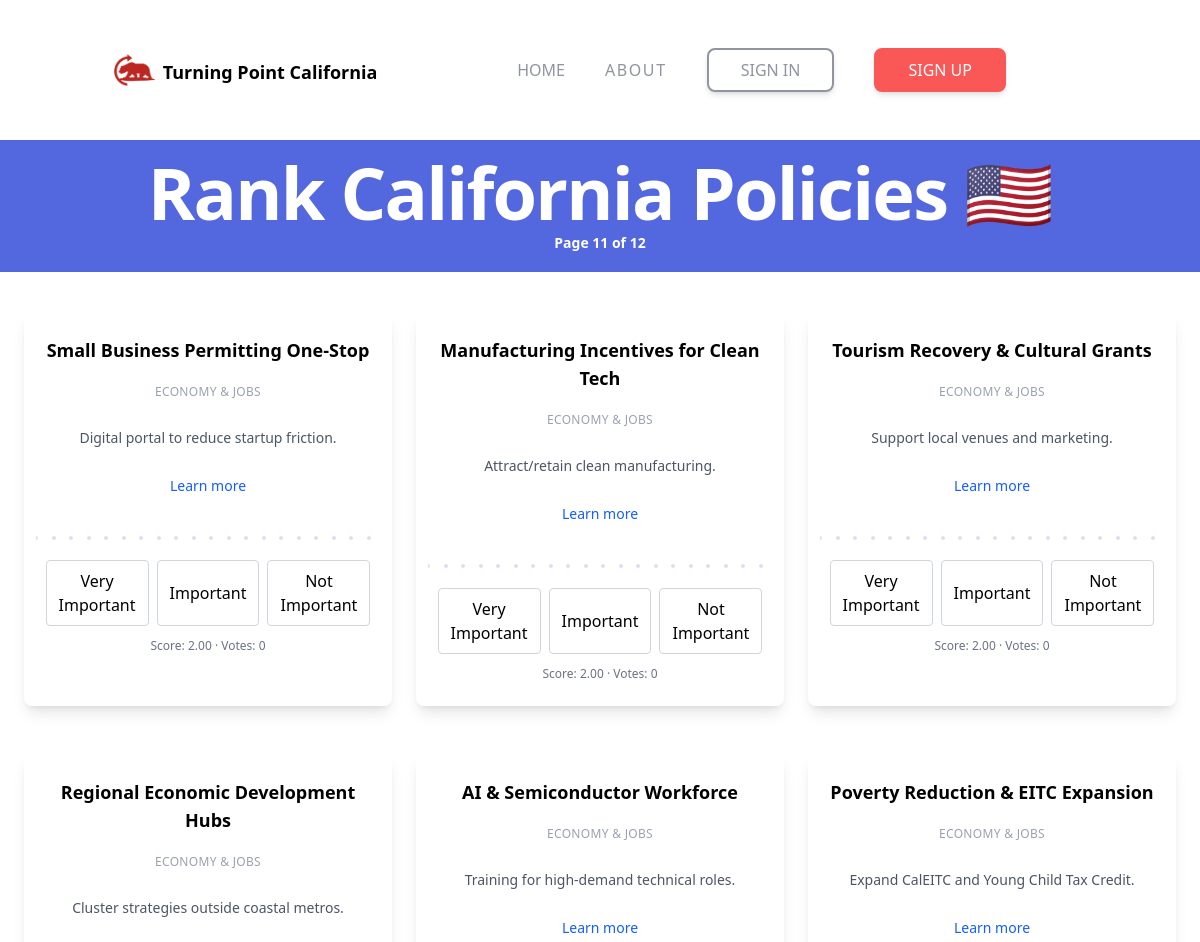
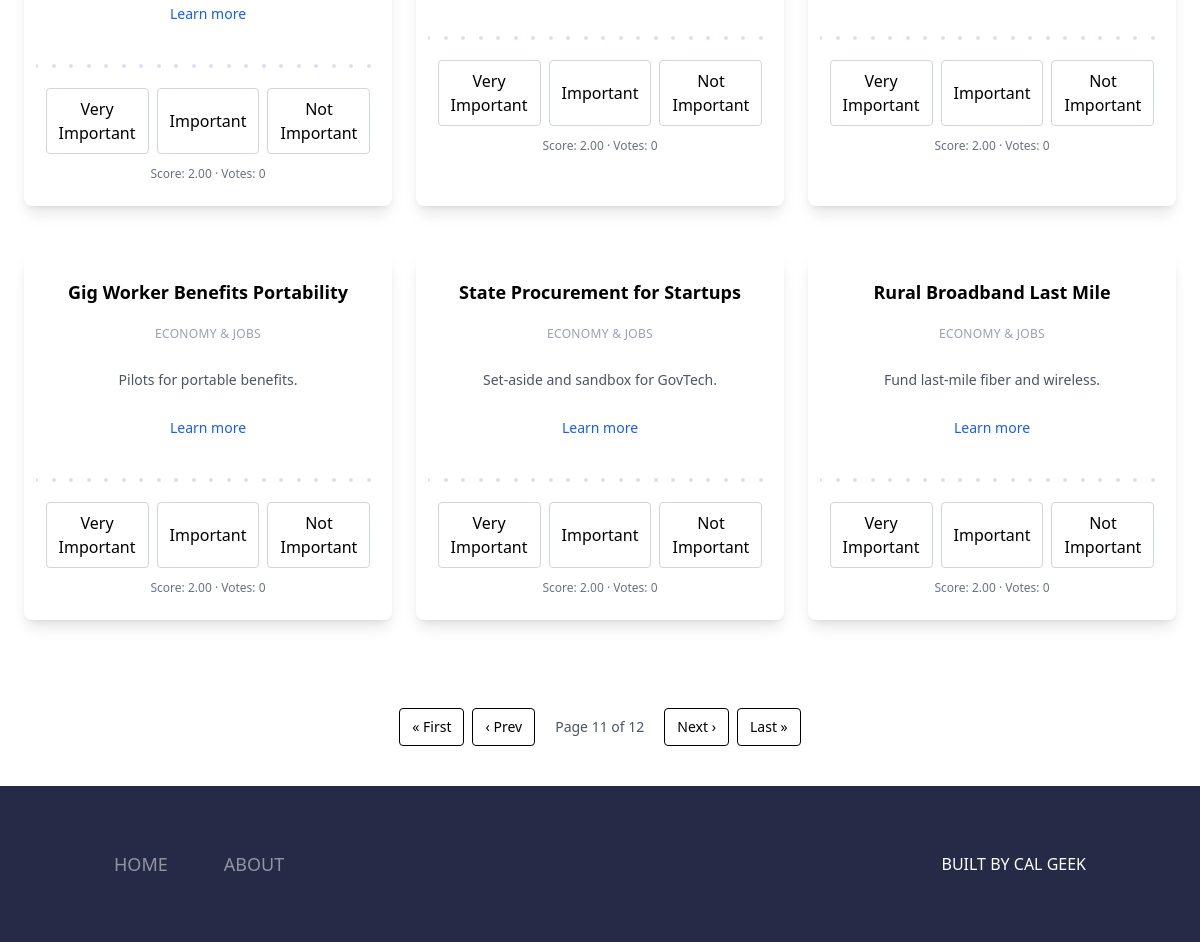
Page /?page=11 on the committed database (2 pictures, top to bottom).
### tables this page shows
CREATE TABLE IF NOT EXISTS policies (

  id INT AUTO_INCREMENT PRIMARY KEY,
  title VARCHAR(255) NOT NULL,
  slug VARCHAR(255) GENERATED ALWAYS AS
    (LOWER(REPLACE(REPLACE(REPLACE(title,' ','-'),'--','-'),'''',''))) VIRTUAL,
  description TEXT NULL,
  category VARCHAR(100) NULL,
  policy_rank INT DEFAULT 0,                   
  is_active TINYINT(1) NOT NULL DEFAULT 1,
  created_at TIMESTAMP NOT NULL DEFAULT CURRENT_TIMESTAMP,
  updated_at TIMESTAMP NOT NULL DEFAULT CURRENT_TIMESTAMP ON UPDATE CURRENT_TIMESTAMP,
  UNIQUE KEY uq_policies_title (title),
  KEY idx_policies_active (is_active),
  KEY idx_policies_rank (policy_rank),
  KEY idx_policies_slug (slug)

);

### index.php (the view, shortened to what this page needs)
<?php
$db = pdo();
$limit = 9;
$page = max(1, (int) ($_GET['page'] ?? 1));
$offset = ($page - 1) * $limit;
$m = 10;
$C = 2.0;
$m_times_C = $m * $C;
$total = (int) $db->query("SELECT COUNT(*) FROM policies WHERE is_active=1")->fetchColumn();
$sql = "
SELECT
  p.id
  , p.title
  , p.description
  , p.category
  , p.url
  , p.created_at
  , COALESCE(a.n_votes,0) AS n_votes
  , COALESCE(a.sum_value,0) AS sum_value
  -- FIX: Use a single placeholder for the pre-calculated value.
  , ((COALESCE(a.sum_value,0) + :m_times_C) / (COALESCE(a.n_votes,0) + :m)) AS bayes_score
FROM policies p
LEFT JOIN (
SELECT policy_id, COUNT(*) AS n_votes, SUM(value) AS sum_value
FROM votes
GROUP BY policy_id
) a ON a.policy_id = p.id
WHERE p.is_active=1
ORDER BY bayes_score DESC, n_votes DESC, p.id ASC
LIMIT :limit OFFSET :offset
";
$st = $db->prepare($sql);
$st->bindValue(':m_times_C', $m_times_C);
$st->bindValue(':m', $m, PDO::PARAM_INT);
$st->bindValue(':limit', $limit, PDO::PARAM_INT);
$st->bindValue(':offset', $offset, PDO::PARAM_INT);
$st->execute();
$policies = $st->fetchAll();
$lastPage = max(1, (int) ceil($total / $limit));
?>
<?php require __DIR__ . '/inc/header.php'; ?>
<div class="bg-softBlue py-4">
    <div class="text-center">
        <h1 class="text-3xl font-semibold tracking-tight sm:text-7xl text-white">
            Rank California Policies 🇺🇸
        </h1>
        <h2 class="text-base/7 font-semibold">
            <span class="px-3 py-2 text-sm text-white">Page <?= $page ?> of <?= $lastPage ?></span>
        </h2>
    </div>
</div>
<section id="policy-cards" class="py-4">
    <div class="grid grid-cols-1 sm:grid-cols-2 md:grid-cols-3 gap-6 p-6">
        <?php foreach ($policies as $p): ?>
            <div class="px-3 mb-6 w-full flex flex-col py-6 space-y-4 text-center rounded-lg shadow-lg"
                data-policy-id="<?= (int) $p['id'] ?>">
                <h3 class="text-lg font-bold"><?= htmlspecialchars($p['title']) ?></h3>
                <?php if (!empty($p['category'])): ?>
                    <p class="mt-1 text-xs uppercase tracking-wide text-gray-400">
                        <?= htmlspecialchars($p['category']) ?>
                    </p>
                <?php endif; ?>
                <p class="mt-3 text-sm text-gray-600"><?= htmlspecialchars($p['description'] ?? '') ?></p>
                <?php if (!empty($p['url'])): ?>
                    <p class="mt-3 text-sm">
                        <a class="text-blue-600 hover:underline" href="<?= htmlspecialchars($p['url']) ?>" target="_blank"
                            rel="noopener">
                            Learn more
                        </a>
                    </p>
                <?php endif; ?>
                <div class="mt-6 bg-dots bg-repeat-x px-6 pt-6 capitalize">
                    <div class="flex justify-center gap-2">
                        <button class="vote px-3 py-2 rounded border border-gray-300 hover:bg-gray-50" data-v="3">Very
                            Important</button>
                        <button class="vote px-3 py-2 rounded border border-gray-300 hover:bg-gray-50"
                            data-v="2">Important</button>
                        <button class="vote px-3 py-2 rounded border border-gray-300 hover:bg-gray-50" data-v="1">Not
                            Important</button>
                    </div>
                    <p class="mt-3 text-xs text-gray-500 text-center">
                        Score: <span class="score"><?= number_format((float) $p['bayes_score'], 2) ?></span>
                        · Votes: <span class="n"><?= (int) $p['n_votes'] ?></span>
                    </p>
                </div>
            </div>
        <?php endforeach; ?>
    </div>
    <div class="mt-10 flex items-center justify-center gap-2">
        <?php $prev = max(1, $page - 1);
        $next = min($lastPage, $page + 1); ?>
        <a href="?page=1"
            class="px-3 py-2 text-sm rounded border <?= $page == 1 ? 'opacity-50 pointer-events-none' : '' ?>">«
            First
        </a>
        <a href="?page=<?= $prev ?>"
            class="px-3 py-2 text-sm rounded border <?= $page == 1 ? 'opacity-50 pointer-events-none' : '' ?>">‹
            Prev
        </a>
        <span class="px-3 py-2 text-sm text-gray-600">Page <?= $page ?> of <?= $lastPage ?></span>
        <a href="?page=<?= $next ?>"
            class="px-3 py-2 text-sm rounded border <?= $page == $lastPage ? 'opacity-50 pointer-events-none' : '' ?>">Next
            ›
        </a>
        <a href="?page=<?= $lastPage ?>"
            class="px-3 py-2 text-sm rounded border <?= $page == $lastPage ? 'opacity-50 pointer-events-none' : '' ?>">Last
            »
        </a>
    </div>
</section>
<br>
<?php include __DIR__ . '/inc/footer.php'; ?>

### rows in the picture
policies: title "Small Business Permitting One‑Stop", category "ECONOMY & JOBS", description "Digital portal to reduce startup friction.", bayes_score "2.00", n_votes "0"
policies: title "Manufacturing Incentives for Clean Tech", category "ECONOMY & JOBS", description "Attract/retain clean manufacturing.", bayes_score "2.00", n_votes "0"
policies: title "Tourism Recovery & Cultural Grants", category "ECONOMY & JOBS", description "Support local venues and marketing.", bayes_score "2.00", n_votes "0"
policies: title "Regional Economic Development Hubs", category "ECONOMY & JOBS", description "Cluster strategies outside coastal metros.", bayes_score "2.00", n_votes "0"
policies: title "AI & Semiconductor Workforce", category "ECONOMY & JOBS", description "Training for high‑demand technical roles.", bayes_score "2.00", n_votes "0"
policies: title "Poverty Reduction & EITC Expansion", category "ECONOMY & JOBS", description "Expand CalEITC and Young Child Tax Credit.", bayes_score "2.00", n_votes "0"
policies: title "Gig Worker Benefits Portability", category "ECONOMY & JOBS", description "Pilots for portable benefits.", bayes_score "2.00", n_votes "0"
policies: title "State Procurement for Startups", category "ECONOMY & JOBS", description "Set‑aside and sandbox for GovTech.", bayes_score "2.00", n_votes "0"
policies: title "Rural Broadband Last Mile", category "ECONOMY & JOBS", description "Fund last‑mile fiber and wireless.", bayes_score "2.00", n_votes "0"

### other values in the picture
$page "11"
$lastPage "12"
